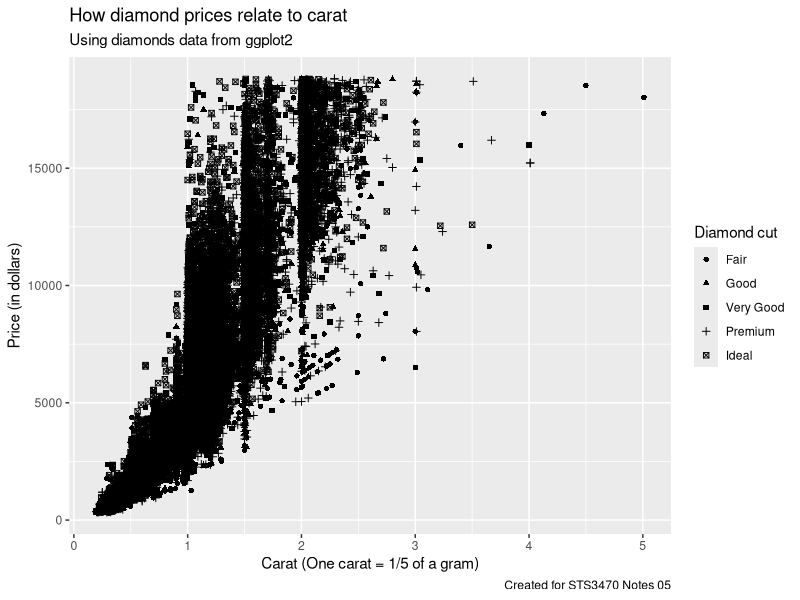
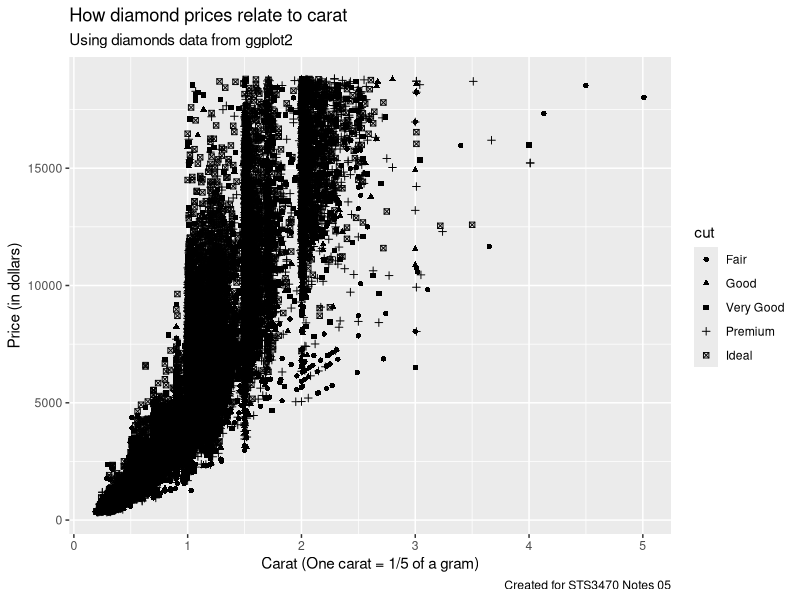
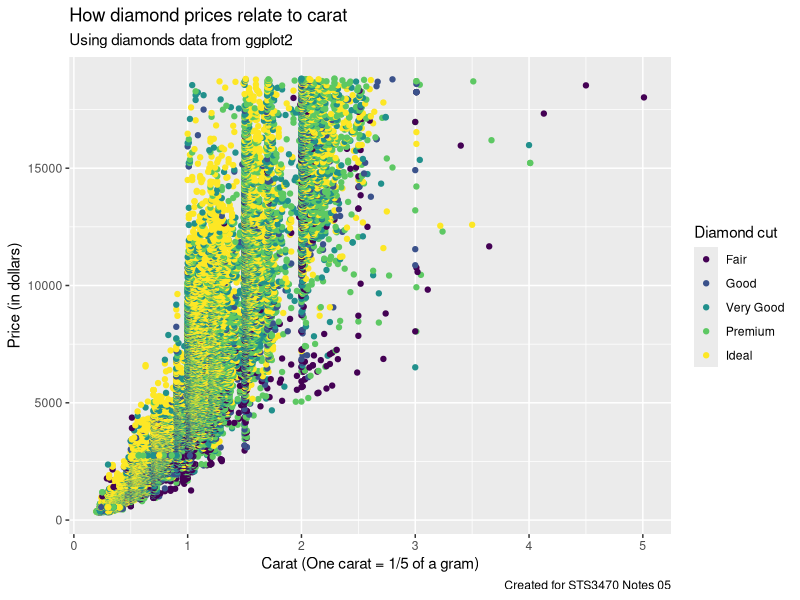
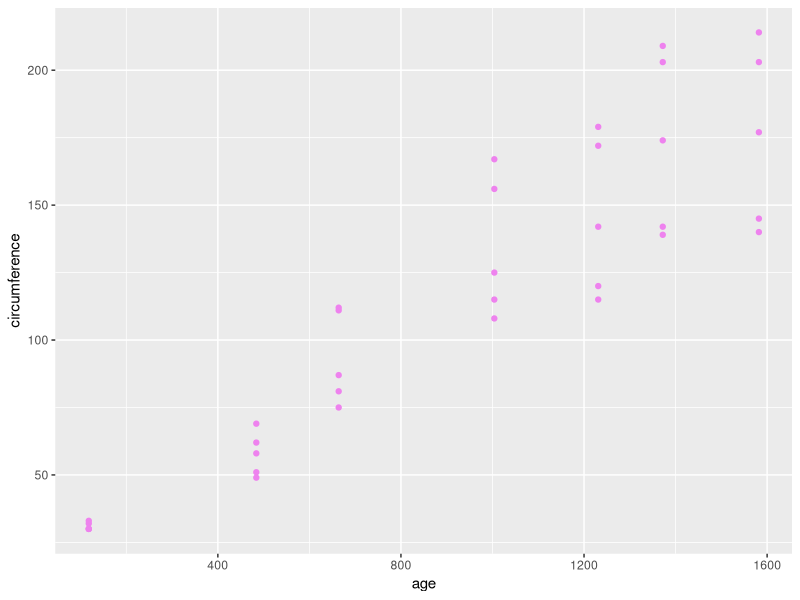
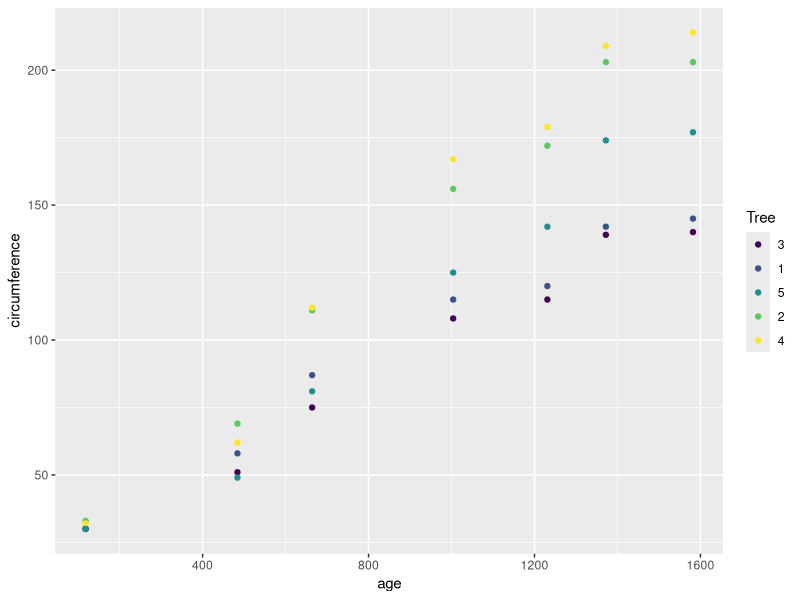
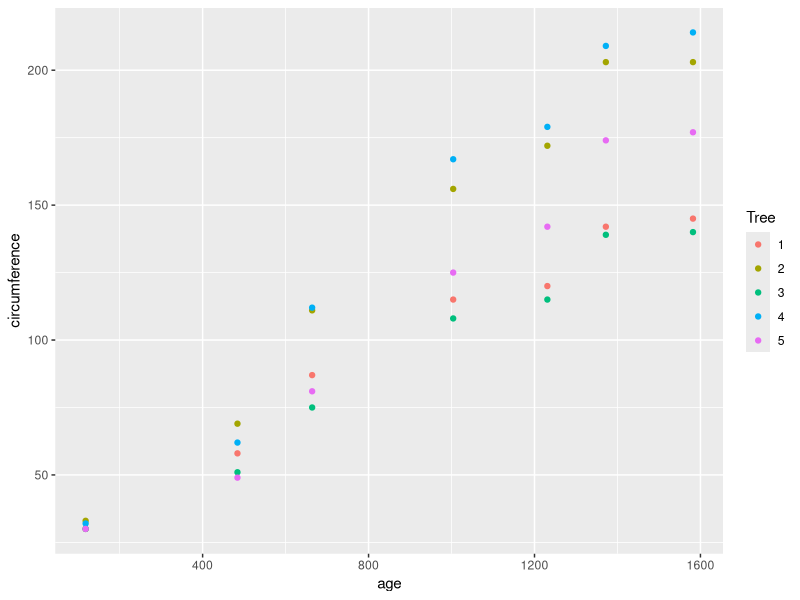
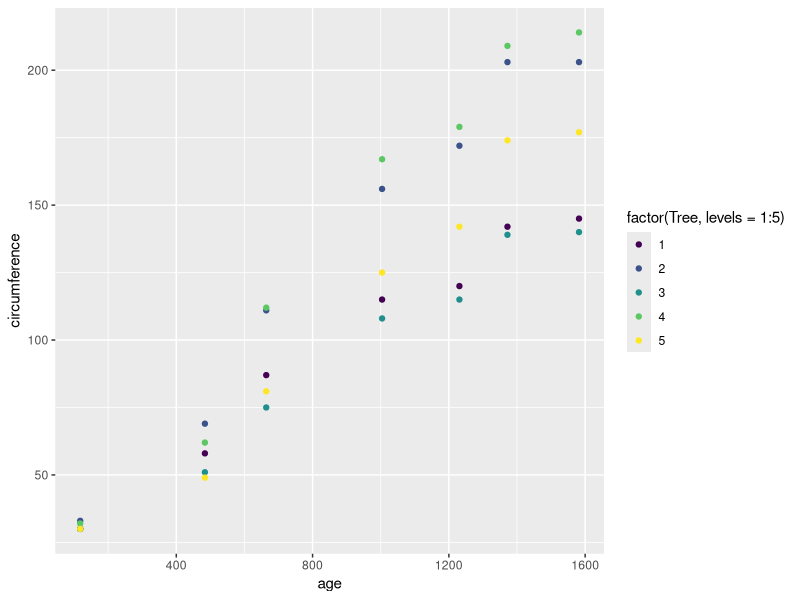
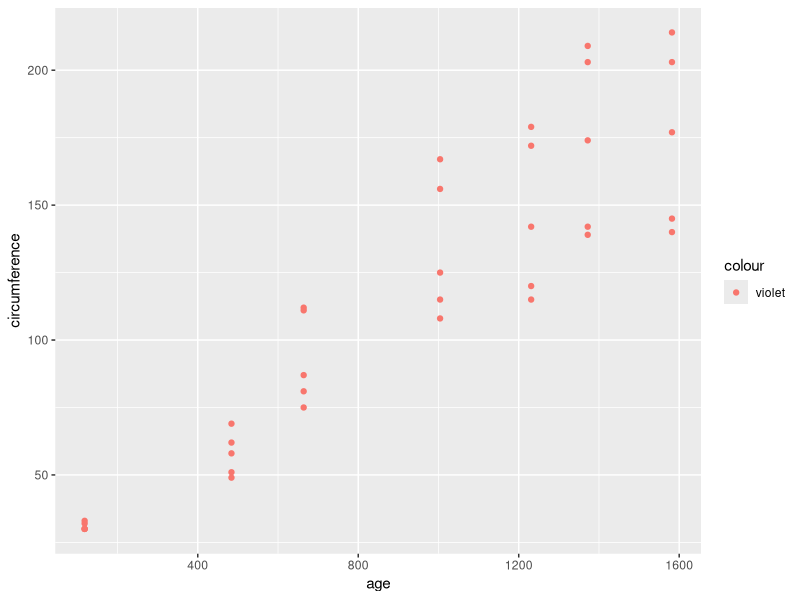

Write the R code that produced these figures, in order. (Note: this script raises an error after producing the figures.)
# Notes 05 Code

# Labeling graphs

# Example from notes illustrating labs() function

library(ggplot2)
ggplot(diamonds, aes(x = carat, y = price)) +
  geom_point(aes(shape = cut)) +
  labs(title = "How diamond prices relate to carat",
       subtitle = "Using diamonds data from ggplot2",
       caption = "Created for STS3470 Notes 05",
       x = "Carat (One carat = 1/5 of a gram)",
       y = "Price (in dollars)",
       shape = "Diamond cut")


# Example of default legend label if we don't include shape in labs()

ggplot(diamonds, aes(x = carat, y = price)) +
  geom_point(aes(shape = cut)) +
  labs(title = "How diamond prices relate to carat",
       subtitle = "Using diamonds data from ggplot2",
       caption = "Created for STS3470 Notes 05",
       x = "Carat (One carat = 1/5 of a gram)",
       y = "Price (in dollars)")


# Example of adjusting labels if we use color instead of shape

ggplot(diamonds, aes(x = carat, y = price)) +
  geom_point(aes(color = cut)) +
  labs(title = "How diamond prices relate to carat",
       subtitle = "Using diamonds data from ggplot2",
       caption = "Created for STS3470 Notes 05",
       x = "Carat (One carat = 1/5 of a gram)",
       y = "Price (in dollars)",
       color = "Diamond cut")




# Changing point color

# Assign specific color outside aes() to change all points one color

ggplot(Orange, aes(x = age, y = circumference)) + 
  geom_point(color = "violet")


# Put color argument inside aes() to map a variable to the color

ggplot(Orange, aes(x = age, y = circumference)) + 
  geom_point(aes(color = Tree))


# You can change your legend order - two options

# Option 1

ggplot(Orange, aes(x = age, y = circumference)) + 
  geom_point(aes(color = Tree)) +
  scale_color_discrete(limits = c("1", "2", "3", "4", "5"))

# Option 2

ggplot(Orange, aes(x = age, y = circumference)) + 
  geom_point(aes(color = factor(Tree, levels = 1:5)))



# Question: What happens when a constant color is put inside aes()?

ggplot(Orange, aes(x = age, y = circumference)) + 
  geom_point(aes(color = "violet"))


# Question: What happens when we map a variable to color without aes()?

ggplot(Orange, aes(x = age, y = circumference)) + 
  geom_point(color = Tree)


# If there was an object called Tree, it could use that to show the color

Tree <- "blue"
ggplot(Orange, aes(x = age, y = circumference)) + 
  geom_point(color = Tree)



# Practice: Recreate mtcars graph

ggplot(mtcars, aes(x = wt, y = mpg)) +
  geom_point(aes(shape = factor(cyl), color = factor(cyl)), 
             size = 6, alpha = 0.5) +
  geom_smooth(method = "lm", se = FALSE) +
  labs(title = "How mileage and weight of cars relate",
       subtitle = "Using the mtcars dataset",
       x = "Weight of the car (in 1000s of pounds)",
       y = "Miles per gallon",
       caption = "Hint: Use factor(cyl) to convert it from numeric",
       shape = "Cylinders",
       color = "Cylinders") +
  theme_bw()


# Question about how to manually choose the colors - scale_color_manual()

ggplot(mtcars, aes(x = wt, y = mpg, shape = factor(cyl), color = factor(cyl))) +
  geom_point(size = 6, alpha = 0.5) +
  geom_smooth(method = "lm", se = FALSE) +
  labs(title = "How mileage and weight of cars relate",
       subtitle = "Using the mtcars dataset",
       x = "Weight of the car (in 1000s of pounds)",
       y = "Miles per gallon",
       caption = "Hint: Use factor(cyl) to convert it from numeric",
       shape = "Cylinders",
       color = "Cylinders") +
  theme_bw() +
  scale_color_manual(values = c("pink", "blue", "green"))
